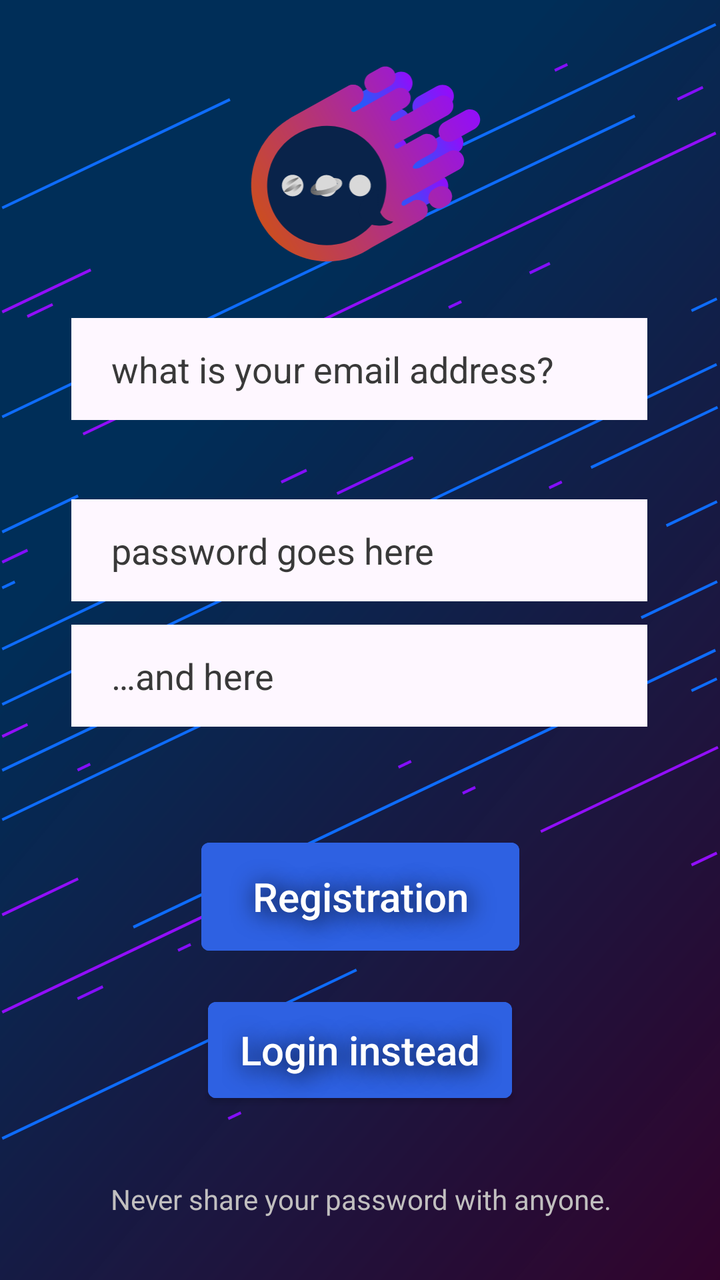
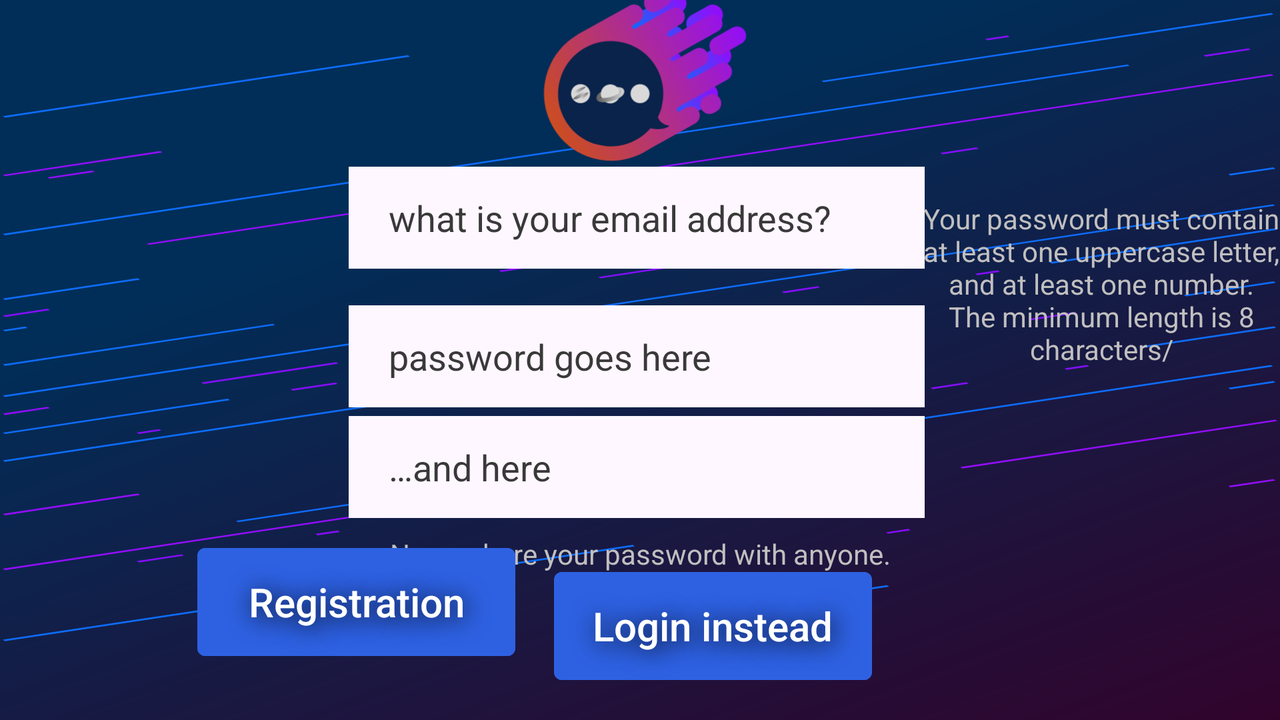

First picture: res/layout/ on a phone held upright. Second picture: the repository's own variant of that layout, on a device whose configuration matches the variant's folder. Source for both follows.
<!-- AndroidManifest.xml: application theme Theme.Chatapp.NoActionBar -->
<!-- res/layout/activity_registration.xml -->
<?xml version="1.0" encoding="utf-8"?>
<androidx.constraintlayout.widget.ConstraintLayout
    xmlns:android="http://schemas.android.com/apk/res/android"
    xmlns:tools="http://schemas.android.com/tools"
    xmlns:app="http://schemas.android.com/apk/res-auto"
    android:id="@+id/main"
    android:layout_width="match_parent"
    android:layout_height="match_parent"
    android:background="@drawable/background_login"
    tools:context=".actControllers.RegistrationActivity">

  <ImageView
      android:id="@+id/imageView"
      android:layout_width="131dp"
      android:layout_height="128dp"
      android:contentDescription="@string/app_name"
      app:layout_constraintBottom_toTopOf="@+id/registrationEmailField"
      app:layout_constraintEnd_toEndOf="parent"
      app:layout_constraintStart_toStartOf="parent"
      app:layout_constraintTop_toTopOf="parent"
      app:layout_constraintVertical_bias="0.62"
      app:srcCompat="@drawable/logover3" />

  <EditText
      android:id="@+id/registrationEmailField"
      android:layout_width="288dp"
      android:layout_height="51dp"
      android:autofillHints="emailAddress"
      android:background="?android:attr/windowBackground"
      android:ems="10"
      android:hint="@string/registration_mail_hint"
      android:inputType="textEmailAddress"
      android:maxEms="15"
      android:minEms="10"
      android:paddingStart="20dp"
      android:textColor="@color/black"
      android:textColorHint="@color/hint"
      app:layout_constraintBottom_toBottomOf="parent"
      app:layout_constraintEnd_toEndOf="parent"
      app:layout_constraintHorizontal_bias="0.495"
      app:layout_constraintStart_toStartOf="parent"
      app:layout_constraintTop_toTopOf="parent"
      app:layout_constraintVertical_bias="0.26999998"
      tools:ignore="RtlSymmetry" />

  <EditText
      android:id="@+id/registrationPassowrdField"
      android:layout_width="288dp"
      android:layout_height="51dp"
      android:autofillHints="emailAddress"
      android:background="?android:attr/windowBackground"
      android:ems="10"
      android:hint="@string/registration_password_hint"
      android:inputType="textPassword"
      android:maxEms="15"
      android:minEms="10"
      android:paddingStart="20dp"
      android:textColor="@color/black"
      android:textColorHint="@color/hint"
      app:layout_constraintBottom_toBottomOf="parent"
      app:layout_constraintEnd_toEndOf="parent"
      app:layout_constraintHorizontal_bias="0.495"
      app:layout_constraintStart_toStartOf="parent"
      app:layout_constraintTop_toBottomOf="@+id/registrationEmailField"
      app:layout_constraintVertical_bias="0.105"
      tools:ignore="RtlSymmetry" />

  <EditText
      android:id="@+id/registrationPasswordAgainField"
      android:layout_width="288dp"
      android:layout_height="51dp"
      android:autofillHints="emailAddress"
      android:background="?android:attr/windowBackground"
      android:ems="10"
      android:hint="@string/registration_password_again_hint"
      android:inputType="textPassword"
      android:maxEms="15"
      android:minEms="10"
      android:paddingStart="20dp"
      android:textColor="@color/black"
      android:textColorHint="@color/hint"
      app:layout_constraintBottom_toBottomOf="parent"
      app:layout_constraintEnd_toEndOf="parent"
      app:layout_constraintHorizontal_bias="0.495"
      app:layout_constraintStart_toStartOf="parent"
      app:layout_constraintTop_toBottomOf="@+id/registrationPassowrdField"
      app:layout_constraintVertical_bias="0.04000002"
      tools:ignore="RtlSymmetry" />

  <Button
      android:id="@+id/regrButton"
      style="@style/Widget.MaterialComponents.Button"
      android:layout_width="159dp"
      android:layout_height="66dp"
      android:backgroundTint="@color/button_backgroundTint"
      android:hapticFeedbackEnabled="true"
      android:onClick="register"
      android:shadowColor="@color/black"
      android:shadowDx="3"
      android:shadowDy="4"
      android:shadowRadius="30"
      android:text="@string/registration"
      android:textAppearance="@style/TextAppearance.AppCompat.Body2"
      android:textSize="20sp"
      app:layout_constraintBottom_toBottomOf="parent"
      app:layout_constraintEnd_toEndOf="parent"
      app:layout_constraintStart_toStartOf="parent"
      app:layout_constraintTop_toBottomOf="@+id/registrationErrorLabel"
      app:layout_constraintVertical_bias="0.14999998" />

  <Button
      android:id="@+id/backToLogin"
      style="@style/Widget.MaterialComponents.Button"
      android:layout_width="wrap_content"
      android:layout_height="wrap_content"
      android:backgroundTint="@color/button_backgroundTint"
      android:hapticFeedbackEnabled="true"
      android:minHeight="60dp"
      android:onClick="backToLogin"
      android:shadowColor="@color/black"
      android:shadowDx="3"
      android:shadowDy="4"
      android:shadowRadius="30"
      android:text="@string/back_to_login"
      android:textAppearance="@style/TextAppearance.AppCompat.Body2"
      android:textSize="20sp"
      app:layout_constraintBottom_toBottomOf="parent"
      app:layout_constraintEnd_toEndOf="parent"
      app:layout_constraintStart_toStartOf="parent"
      app:layout_constraintTop_toBottomOf="@+id/regrButton"
      app:layout_constraintVertical_bias="0.13999999" />

  <TextView
      android:id="@+id/registrationErrorLabel"
      android:layout_width="wrap_content"
      android:layout_height="wrap_content"
      android:maxWidth="300dp"
      android:minWidth="200dp"
      android:text=""
      android:textAlignment="center"
      android:textColor="@color/error"
      app:layout_constraintBottom_toBottomOf="parent"
      app:layout_constraintEnd_toEndOf="parent"
      app:layout_constraintHorizontal_bias="0.495"
      app:layout_constraintStart_toStartOf="parent"
      app:layout_constraintTop_toBottomOf="@+id/registrationPasswordAgainField"
      app:layout_constraintVertical_bias="0.01999998" />

  <TextView
      android:id="@+id/registrationWarning"
      android:layout_width="wrap_content"
      android:layout_height="wrap_content"
      android:maxWidth="300dp"
      android:minWidth="200dp"
      android:text="@string/registration_warning"
      android:textAlignment="center"
      android:textColor="@color/information"
      app:layout_constraintBottom_toBottomOf="parent"
      app:layout_constraintEnd_toEndOf="parent"
      app:layout_constraintHorizontal_bias="0.504"
      app:layout_constraintStart_toStartOf="parent"
      app:layout_constraintTop_toBottomOf="@+id/backToLogin"
      app:layout_constraintVertical_bias="0.53" />

</androidx.constraintlayout.widget.ConstraintLayout>
<!-- resources referenced by this layout -->
<resources>
  <color name="black">#FF000000</color>
  <color name="button_backgroundTint">#2E61E2</color>
  <color name="error">#D14418</color>
  <color name="hint">#393939</color>
  <color name="information">#C1BFBF</color>
  <!-- drawable background_login: vector/xml drawable (drawable, 8456 chars, omitted) -->
  <!-- drawable logover3: vector/xml drawable (drawable, 17782 chars, omitted) -->
  <string name="app_name">Comet</string>
  <string name="back_to_login">Login instead</string>
  <string name="registration">Registration</string>
  <string name="registration_mail_hint">what is your email address?</string>
  <string name="registration_password_again_hint">…and here</string>
  <string name="registration_password_hint">password goes here</string>
  <string name="registration_warning">Never share your password with anyone.</string>
  <style name="Theme.Chatapp.NoActionBar">
          <item name="windowActionBar">false</item>
          <item name="windowNoTitle">true</item>
      </style>
</resources>
<!-- res/layout-land/activity_registration.xml (the repository's variant of the layout above) -->
<!-- drawn on the phone turned sideways -->
<?xml version="1.0" encoding="utf-8"?>
<androidx.constraintlayout.widget.ConstraintLayout
    xmlns:android="http://schemas.android.com/apk/res/android"
    xmlns:tools="http://schemas.android.com/tools"
    xmlns:app="http://schemas.android.com/apk/res-auto"
    android:id="@+id/main"
    android:layout_width="match_parent"
    android:layout_height="match_parent"
    android:background="@drawable/background_login"
    tools:context=".RegistrationActivity">

  <ImageView
      android:id="@+id/imageView"
      android:layout_width="117dp"
      android:layout_height="113dp"
      android:contentDescription="@string/app_name"
      app:layout_constraintBottom_toTopOf="@+id/registrationEmailField"
      app:layout_constraintEnd_toEndOf="parent"
      app:layout_constraintStart_toStartOf="parent"
      app:layout_constraintTop_toTopOf="parent"
      app:layout_constraintVertical_bias="0.62"
      app:srcCompat="@drawable/logover3" />

  <EditText
      android:id="@+id/registrationEmailField"
      android:layout_width="288dp"
      android:layout_height="51dp"
      android:autofillHints="emailAddress"
      android:background="?android:attr/windowBackground"
      android:ems="10"
      android:hint="@string/registration_mail_hint"
      android:inputType="textEmailAddress"
      android:maxEms="15"
      android:minEms="10"
      android:paddingStart="20dp"
      android:textColor="@color/black"
      android:textColorHint="@color/hint"
      app:layout_constraintBottom_toBottomOf="parent"
      app:layout_constraintEnd_toEndOf="parent"
      app:layout_constraintHorizontal_bias="0.495"
      app:layout_constraintStart_toStartOf="parent"
      app:layout_constraintTop_toTopOf="parent"
      app:layout_constraintVertical_bias="0.26999998"
      tools:ignore="RtlSymmetry" />

  <EditText
      android:id="@+id/registrationPasswordField"
      android:layout_width="288dp"
      android:layout_height="51dp"
      android:autofillHints="emailAddress"
      android:background="?android:attr/windowBackground"
      android:ems="10"
      android:hint="@string/registration_password_hint"
      android:inputType="textPassword"
      android:maxEms="15"
      android:minEms="10"
      android:paddingStart="20dp"
      android:textColor="@color/black"
      android:textColorHint="@color/hint"
      app:layout_constraintBottom_toBottomOf="parent"
      app:layout_constraintEnd_toEndOf="parent"
      app:layout_constraintHorizontal_bias="0.495"
      app:layout_constraintStart_toStartOf="parent"
      app:layout_constraintTop_toBottomOf="@+id/registrationEmailField"
      app:layout_constraintVertical_bias="0.105"
      tools:ignore="RtlSymmetry" />

  <EditText
      android:id="@+id/registrationPasswordAgainField"
      android:layout_width="288dp"
      android:layout_height="51dp"
      android:autofillHints="emailAddress"
      android:background="?android:attr/windowBackground"
      android:ems="10"
      android:hint="@string/registration_password_again_hint"
      android:inputType="textPassword"
      android:maxEms="15"
      android:minEms="10"
      android:paddingStart="20dp"
      android:textColor="@color/black"
      android:textColorHint="@color/hint"
      app:layout_constraintBottom_toBottomOf="parent"
      app:layout_constraintEnd_toEndOf="parent"
      app:layout_constraintHorizontal_bias="0.495"
      app:layout_constraintStart_toStartOf="parent"
      app:layout_constraintTop_toBottomOf="@+id/registrationPasswordField"
      app:layout_constraintVertical_bias="0.04000002"
      tools:ignore="RtlSymmetry" />

  <Button
      android:id="@+id/loginButton"
      style="@style/Widget.MaterialComponents.Button"
      android:minWidth="159dp"
      android:minHeight="66dp"
      android:layout_width="wrap_content"
      android:layout_height="wrap_content"
      android:layout_marginStart="16dp"
      android:layout_marginBottom="28dp"
      android:backgroundTint="@color/button_backgroundTint"
      android:hapticFeedbackEnabled="true"
      android:onClick="register"
      android:shadowColor="@color/black"
      android:shadowDx="3"
      android:shadowDy="4"
      android:shadowRadius="30"
      android:text="@string/registration"
      android:textAppearance="@style/TextAppearance.AppCompat.Body2"
      android:textSize="20sp"
      app:layout_constraintBottom_toBottomOf="parent"
      app:layout_constraintEnd_toStartOf="@+id/backToLogin"
      app:layout_constraintHorizontal_bias="0.809"
      app:layout_constraintStart_toStartOf="parent"
      app:layout_constraintTop_toBottomOf="@+id/registrationWarning"
      app:layout_constraintVertical_bias="0.909" />

  <Button
      android:id="@+id/backToLogin"
      style="@style/Widget.MaterialComponents.Button"
      android:minWidth="159dp"
      android:minHeight="66dp"
      android:layout_width="wrap_content"
      android:layout_height="wrap_content"
      android:layout_marginEnd="204dp"
      android:layout_marginBottom="20dp"
      android:backgroundTint="@color/button_backgroundTint"
      android:hapticFeedbackEnabled="true"
      android:onClick="backToLogin"
      android:shadowColor="@color/black"
      android:shadowDx="3"
      android:shadowDy="4"
      android:shadowRadius="30"
      android:text="@string/back_to_login"
      android:textAppearance="@style/TextAppearance.AppCompat.Body2"
      android:textSize="20sp"
      app:layout_constraintBottom_toBottomOf="parent"
      app:layout_constraintEnd_toEndOf="parent"
      app:layout_constraintTop_toBottomOf="@+id/registrationWarning"
      app:layout_constraintVertical_bias="0.526" />

  <TextView
      android:id="@+id/registrationErrorLabel"
      android:layout_width="189dp"
      android:minWidth="200dp"
      android:minHeight="66dp"
      android:layout_height="wrap_content"
      android:layout_marginBottom="176dp"
      android:maxWidth="300dp"
      android:text="@string/wrong_password"
      android:textAlignment="center"
      android:textColor="@color/information"
      app:layout_constraintBottom_toBottomOf="parent"
      app:layout_constraintEnd_toEndOf="parent"
      app:layout_constraintHorizontal_bias="0.542"
      app:layout_constraintStart_toEndOf="@+id/registrationPasswordField"
      app:layout_constraintTop_toBottomOf="@+id/registrationEmailField"
      app:layout_constraintVertical_bias="1.0" />

  <TextView
      android:id="@+id/registrationWarning"
      android:layout_width="wrap_content"
      android:layout_height="wrap_content"
      android:maxWidth="300dp"
      android:minWidth="200dp"
      android:text="@string/registration_warning"
      android:textAlignment="center"
      android:textColor="@color/information"
      app:layout_constraintBottom_toBottomOf="parent"
      app:layout_constraintEnd_toEndOf="parent"
      app:layout_constraintStart_toStartOf="parent"
      app:layout_constraintTop_toBottomOf="@+id/registrationPasswordAgainField"
      app:layout_constraintVertical_bias="0.100000024" />

</androidx.constraintlayout.widget.ConstraintLayout>
<!-- resources referenced by the variant -->
<!-- as the phone turned sideways resolves them -->
<resources>
  <color name="black">#FF000000</color>
  <color name="button_backgroundTint">#2E61E2</color>
  <color name="hint">#393939</color>
  <color name="information">#C1BFBF</color>
  <!-- drawable background_login: vector/xml drawable (drawable, 8456 chars, omitted) -->
  <!-- drawable logover3: vector/xml drawable (drawable, 17782 chars, omitted) -->
  <string name="app_name">Comet</string>
  <string name="back_to_login">Login instead</string>
  <string name="registration">Registration</string>
  <string name="registration_mail_hint">what is your email address?</string>
  <string name="registration_password_again_hint">…and here</string>
  <string name="registration_password_hint">password goes here</string>
  <string name="registration_warning">Never share your password with anyone.</string>
  <string name="wrong_password">Your password must contain at least one uppercase letter, and at least one number.\nThe minimum length is 8 characters/</string>
  <style name="Theme.Chatapp.NoActionBar">
          <item name="windowActionBar">false</item>
          <item name="windowNoTitle">true</item>
      </style>
</resources>
